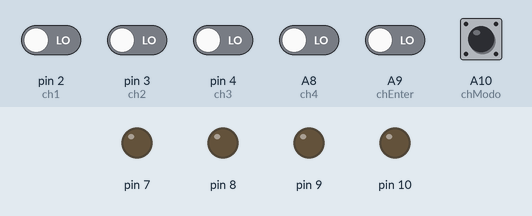
The sketch below on a simulated Arduino Mega 2560, built with avr-gcc and run on an emulated ATmega2560. Parts: output pins drawn as LEDs (lit = HIGH). The inputs (shaded band) are chosen by the test bench; at power-on: A10 (chModo) HIGH, A8 (ch4), A9 (chEnter), pin 2 (ch1), pin 3 (ch2), pin 4 (ch3) LOW.

Above: at 4.8 s.
4.9 s: A9 (chEnter) driven HIGH
At 7.2 s:
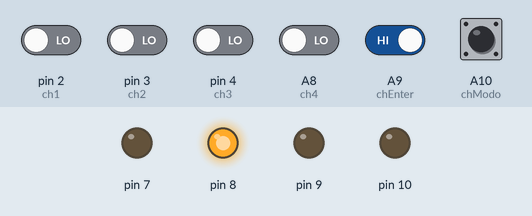
7.6 s: pin 3 (ch2) driven HIGH
At 8.7 s:
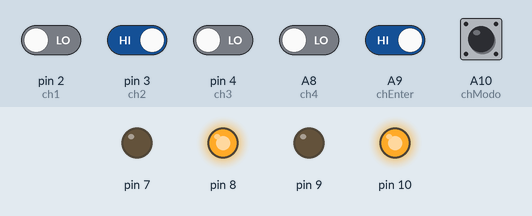
10.3 s: pin 4 (ch3) driven HIGH
At 13.0 s:
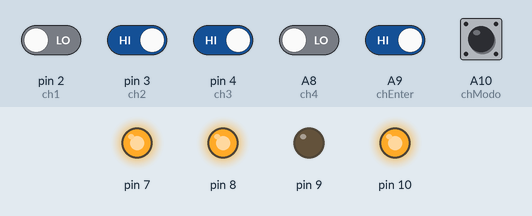
13.5 s: pin 3 (ch2) driven LOW
At 14.5 s:
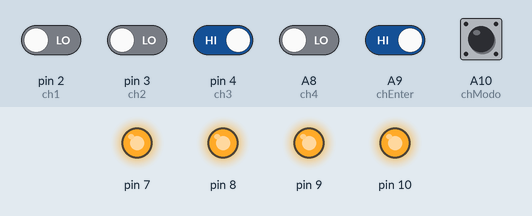
16.2 s: A8 (ch4) driven HIGH
At 18.8 s:
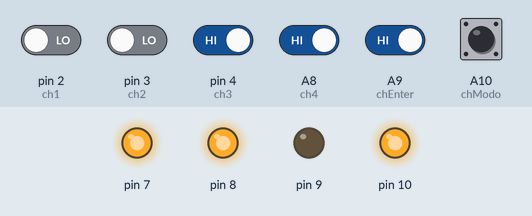
19.5 s: pin 4 (ch3) driven LOW
At 20.3 s:
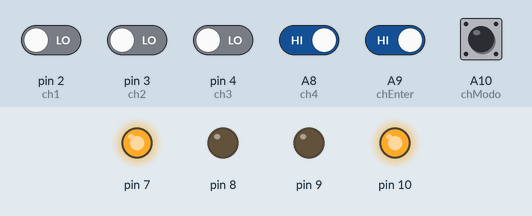
Timing chart, 0 to 22.5 s (numbered marks = the images above; inputs shaded):
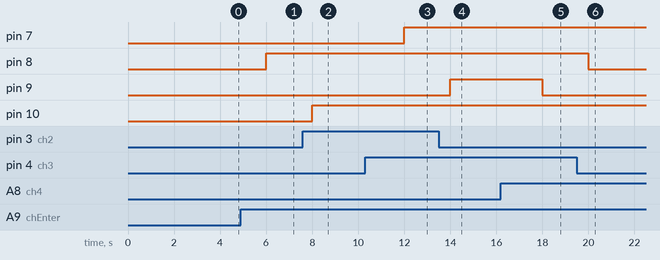

Measured:
- after the input at 4.9 s, pin 8: LOW → HIGH after 1.1 s
- after the input at 7.6 s, pin 10: LOW → HIGH after 0.40 s
- after the input at 10.3 s, pin 7: LOW → HIGH after 1.7 s
- after the input at 13.5 s, pin 9: LOW → HIGH after 0.50 s
- after the input at 16.2 s, pin 9: HIGH → LOW after 1.8 s
- after the input at 19.5 s, pin 8: HIGH → LOW after 0.50 s

The sketch:

AP1Clayton_pronto.ino
```cpp
/*
O sistema aguarda no monitor serial um comando (caractere 'A') através do qual calcula e gera a distância em centímetros do objeto.
*/

//Este código captura e armazena as distâncias detectadas por um sensor ultrassônico
#define VEL_SOM 340 // definição da velocidade do som, em metros por seg

// declaração das variáveis globais
int pinEcho=6; // pino do Arduíno ligado ao pino Echo do sensor
int pinTrig=5; // pino do Arduíno ligado ao pino Trig do sensor
char led;

float disparaTrig(){  // A função diapara um sinal de trigger no pino pinTrig com largura de 10 microssegundos
  digitalWrite(pinTrig,HIGH);
  delayMicroseconds(10);
  digitalWrite(pinTrig,LOW);
  return pulseIn(pinEcho,HIGH);  // determina o tempo em microssegundos
}

float lerDistancia(){
    float tempo, distancia;
      tempo = disparaTrig(); // dispara sinal de Trig E retorna a duracao do pulso (em microssegundos) que indica a distancia
      distancia=tempo*0.000001*VEL_SOM*100/2; // determina a distancia em cm
      Serial.println("Distancia em centimetros: "); // apresenta o resultado
      Serial.println(distancia,DEC);
}

float ligarLed(char led){
      if (led == 'A'){
        digitalWrite(8,HIGH);
    }
      if (led == 'B'){
        digitalWrite(9,HIGH);
      }
      if (led == 'C'){
        digitalWrite(10,HIGH);
      }
}

float desligarLed(char led){
  if (led == 'A'){
        digitalWrite(8,LOW);
    }
      if (led == 'B'){
        digitalWrite(9,LOW);
      }
      if (led == 'C'){
        digitalWrite(10,LOW);
      }
}

float ligarBuzzer(){
  digitalWrite(7,HIGH);
}

float desligarBuzzer(){
  digitalWrite(7,LOW);
}

//Defininda as chaves
#define ch1 2
#define ch2 3
#define ch3 4
#define ch4 A8
#define chEnter A9
#define chModo A10

//Vatiaveis a serem testadas
int val1=0, val2=0, val3=0, val4=0, valEnter=0, valModo=0;


void setup() {
  pinMode(pinEcho,INPUT);  // define os pinos do Arduíno
                           // Observe que o pino Echo de saída do módulo ultrassônico se conecta com o pino pinEcho de entrada do Arduíno
  pinMode(pinTrig,OUTPUT); // Analogamente, o pino Trig de entrada do módulo ultrassônico se conecta com o pino pinTrig de saída do Arduíno
  // inicializa o pino de Trig e a porta serial
  pinMode(7,OUTPUT);
  pinMode(8,OUTPUT);
  pinMode(9,OUTPUT);
  pinMode(10,OUTPUT);
  pinMode(2,INPUT);
  pinMode(3,INPUT);
  pinMode(4,INPUT);
  pinMode(A8,INPUT);
  pinMode(A9,INPUT);
  pinMode(A10,INPUT);
  digitalWrite(pinTrig,LOW);
  Serial.begin(9600);

}

String comando;

void loop() {
  valModo = digitalRead(chModo);
  if (!valModo){
    if (Serial.available() > 0) { // Verifica se há sinal disponível na serial
      // leitura do byte de entrada:
      comando = Serial.readString();
      if (comando =="DIST_CHECK A"){
        lerDistancia();
      }
      if (comando == "LED_ON A"){
        ligarLed('A');
      }
      if (comando == "LED_ON B"){
        ligarLed('B');
      }
      if (comando == "LED_ON C"){
        ligarLed('C');
      }
      if (comando == "LED_OFF A"){
        desligarLed('A');
      }
      if (comando == "LED_OFF B"){
        desligarLed('B');
      }
      if (comando == "LED_OFF C"){
        desligarLed('C');
      }
      if (comando == "BUZZ_ON"){
        ligarBuzzer();
      }
      if (comando == "BUZZ_OFF"){
        desligarBuzzer();
      }
    }
  }

  else {
      // MODO PROG BINARIA
    val1 = digitalRead(ch1);
    val2 = digitalRead(ch2);
    val3 = digitalRead(ch3);
    val4 = digitalRead(ch4);
    valEnter = digitalRead(chEnter);


    if (!val1 && !val2 && !val3 && !val4 && valEnter){
      ligarLed('A');
    }
    if (!val1 && !val2 && !val3 && val4 && valEnter){
      desligarLed('A');
    }
    if (!val1 && !val2 && val3 && !val4 && valEnter){
      ligarLed('B');
    }
    if (!val1 && !val2 && val3 && val4 && valEnter){
      desligarLed('B');
    }
    if (!val1 && val2 && !val3 && !val4 && valEnter){
      ligarLed('C');
    }
    if (!val1 && val2 && !val3 && val4 && valEnter){
      desligarLed('C');
    }
    if (!val1 && val2 && val3 && !val4 && valEnter){
      ligarBuzzer();
    }
    if (!val1 && val2 && val3 && val4 && valEnter){
      desligarBuzzer();
    }
  delay(2000); //mantém ciclo de 2 seg de trabalho do sensor
  }
}
```
